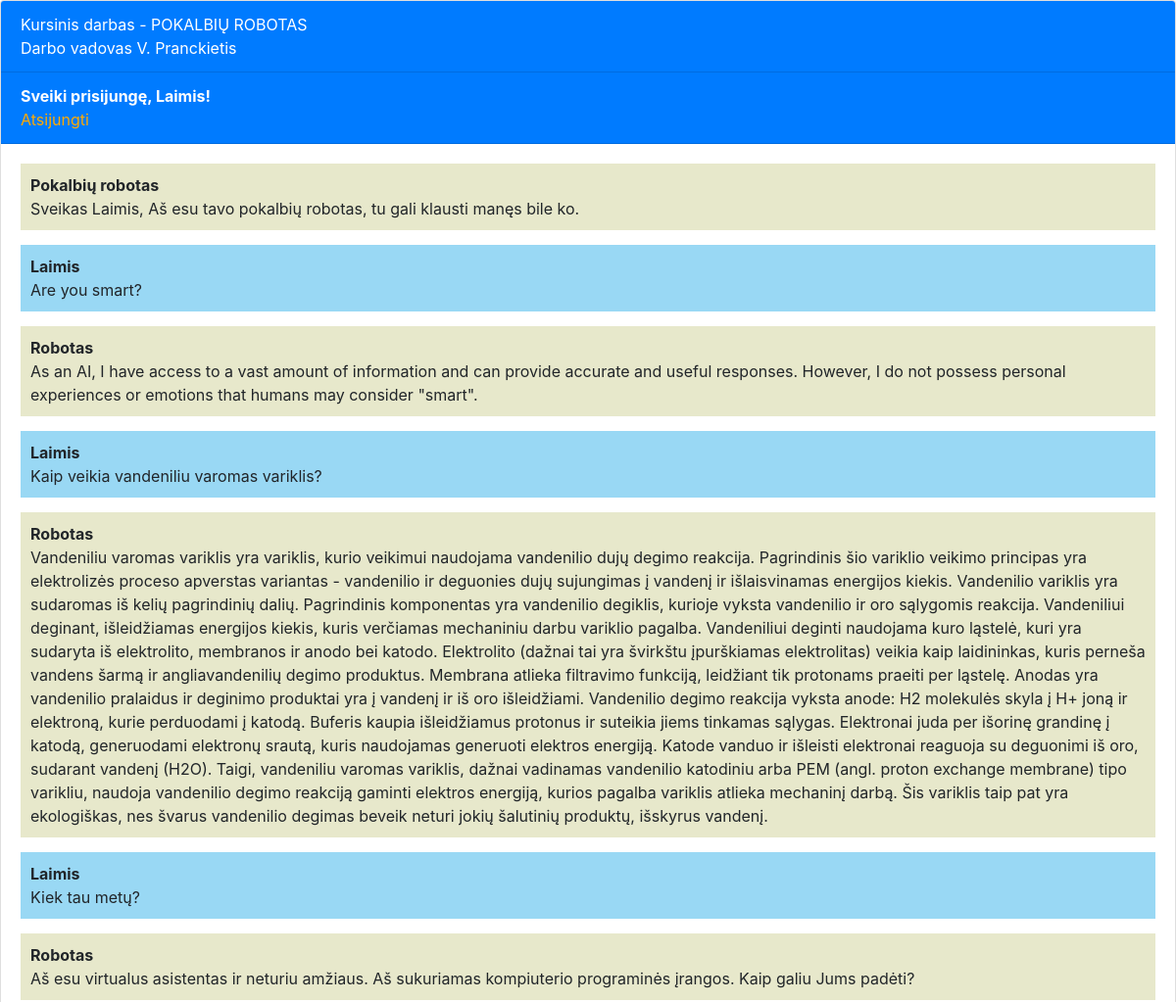
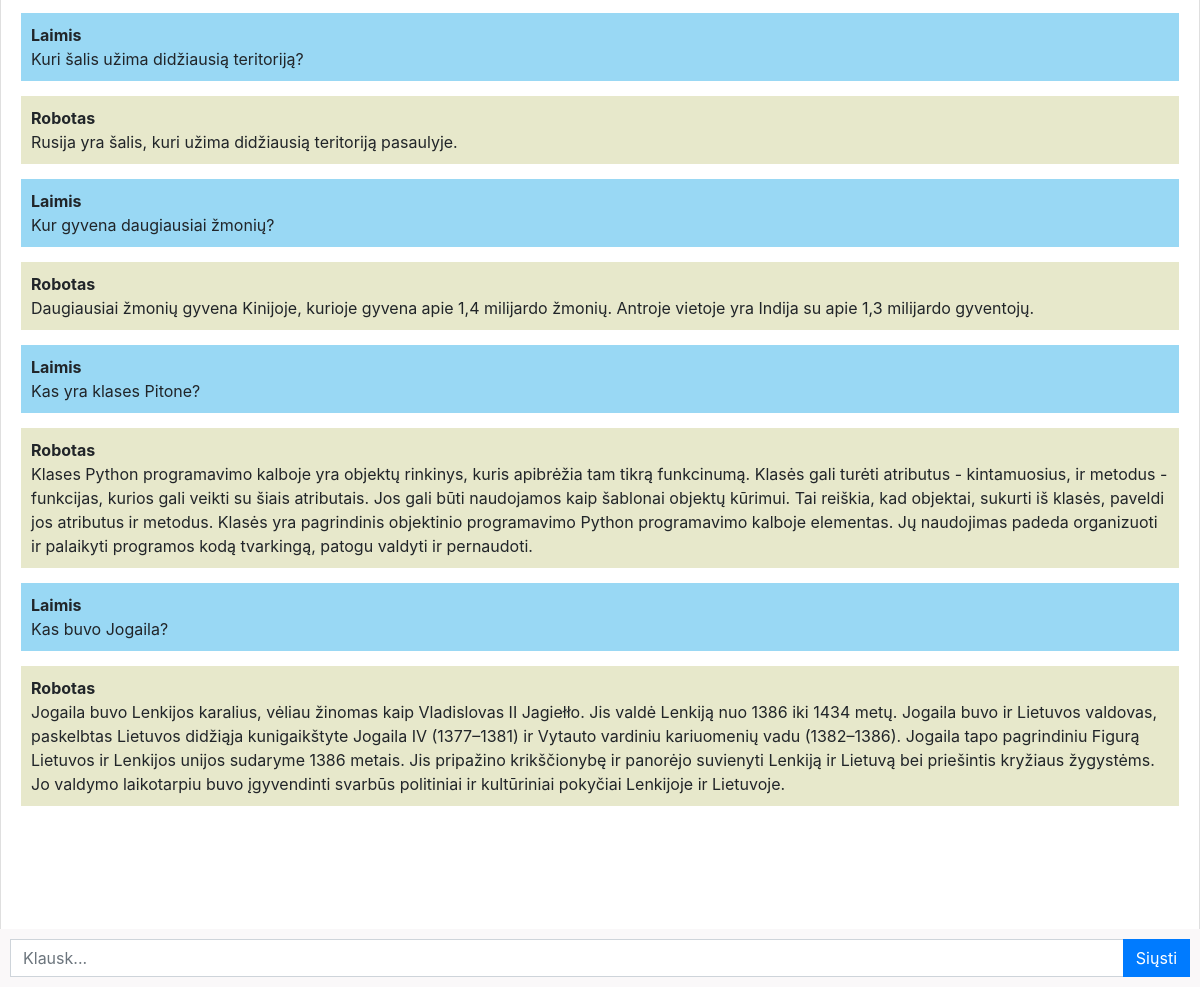
Screenshot of / (signed in) with the database file from the repository (2 pictures, top to bottom).
### chatbot/models.py (models this page shows, shortened)
class Chat(models.Model):
    user = models.ForeignKey(User, on_delete=models.CASCADE)
    message = models.TextField()
    response = models.TextField()
    created_at = models.DateTimeField(auto_now_add=True)

### chatbot/views.py (the view)
# urls.py: path('', views.chatbot, name='chatbot'),
def chatbot(request):
    chats = Chat.objects.filter(user=request.user)
    if request.method == 'POST':
        message = request.POST.get('message')
        response = ask_openai(message)
        chat = Chat(user=request.user, message=message, response=response, created_at=timezone.now())
        chat.save()
        return JsonResponse({'message': message, 'response': response})
    return render(request, 'chatbot.html', {'chats': chats})

### templates/chatbot.html (shortened to what this page needs)
{% extends 'base.html' %}
{% block content %}
<div class="chat-container">
  <div class="card flex-grow-1">
    <div class="card-header bg-primary text-white">Kursinis darbas - POKALBIŲ ROBOTAS <br /> Darbo vadovas V. Pranckietis</div>
    {% if user.is_authenticated %}
    <div class="card-header bg-primary text-white"><b>Sveiki prisijungę, {{user.username}}!</b>  <br /> <a style="color: rgb(255, 170, 0);" href="logout">Atsijungti</a></div>
    {% else %}
    <div class="card-header bg-primary text-white"><a style="color: yellow" href="login">Login</a>   <a style="color: yellow;" href="register">Register</a></div>
    {% endif %}
    <div class="card-body messages-box">
      <ul class="list-unstyled messages-list">
        <li class="message received">
          <div class="message-text">
            <div class="message-sender">
              <b>Pokalbių robotas</b>
            </div>
            <div class="message-content">
              Sveikas {{user.username}}, Aš esu tavo pokalbių robotas, tu gali klausti manęs bile ko.
            </div>
          </div>
        </li>
        {% for chat in chats %}
          {% if chat.user == request.user %}
            <li class="message sent">
          <div class="message-text">
            <div class="message-sender">
              <b>{{user.username}}</b>
            </div>
            <div class="message-content">
              {{chat.message}}
            </div>
          </div>
        </li>
        <li class="message received">
          <div class="message-text">
            <div class="message-sender">
              <b>Robotas</b>
            </div>
            <div class="message-content">
              {{chat.response}}
            </div>
          </div>
        </li>
          {% endif %}
        {% endfor %}
      </ul>
    </div>
    <br><br>
    <br><br>
    <br><br>
  </div>
  <form class="message-form">
    <div class="input-group">
      <input type="text" class="form-control message-input" placeholder="Klausk...">
      <div class="input-group-append">
        <button type="submit" class="btn btn-primary btn-send">Siųsti</button>
      </div>
    </div>
  </form>
</div>
{% endblock %}

### templates/base.html (shortened to what this page needs)
<!DOCTYPE html>
<html lang="en">
  <head>
    <link rel="stylesheet" href="https://stackpath.bootstrapcdn.com/bootstrap/4.3.1/css/bootstrap.min.css">
  </head>
  <body>
    {% block content %}{% endblock %}
  </body>
</html>

### templates/chatbot.html (style rules this page uses)
body, html { height: 100%; }
.messages-box { flex: 1; overflow-y: auto; }
.messages-list { padding-left: 0; }
.message { margin-bottom: 15px; list-style: none; }
.message-text { padding: 10px; border-radius: 5px; }
.sent { background-color: hsl(199, 81%, 78%); align-self: flex-end; }
.received { background-color: #e7e8cb; align-self: flex-start; }
.message-form { display: flex; position: fixed; bottom: 0; left: 0; right: 0; padding: 10px; background-color: #faf8f9; }
.message-input { flex: 1; border-radius: 0; border-right: none; }
.btn-send { border-radius: 0; }
.chat-container { height: 100%; display: flex; flex-direction: column; }

### rows the page displays
Chat: message "Are you smart?", response "As an AI, I have access to a vast amount of information and can provide accurate and useful responses. However, I do not possess personal experiences or emotions that humans may consider \"smart\"."
Chat: message "Kaip veikia vandeniliu varomas variklis?", response "Vandeniliu varomas variklis yra variklis, kurio veikimui naudojama vandenilio dujų degimo reakcija. Pagrindinis šio variklio veikimo principas yra elektrolizės proceso apverstas variantas - vandenilio ir deguonies dujų sujungimas į vandenį ir išlaisvinamas energijos kiekis. Vandenilio variklis yra sudaromas iš kelių pagrindinių dalių. Pagrindinis komponentas yra vandenilio degiklis, kurioje vyksta vandenilio ir oro sąlygomis reakcija. Vandeniliui deginant, išleidžiamas energijos kiekis, kuris verčiamas mechaniniu darbu variklio pagalba. Vandeniliui deginti naudojama kuro ląstelė, kuri yra sudaryta iš elektrolito, membranos ir anodo bei katodo. Elektrolito (dažnai tai yra švirkštu…"
Chat: message "Kiek tau metų?", response "Aš esu virtualus asistentas ir neturiu amžiaus. Aš sukuriamas kompiuterio programinės įrangos. Kaip galiu Jums padėti?"
Chat: message "Kuri šalis užima didžiausią teritoriją?", response "Rusija yra šalis, kuri užima didžiausią teritoriją pasaulyje."
Chat: message "Kur gyvena daugiausiai žmonių?", response "Daugiausiai žmonių gyvena Kinijoje, kurioje gyvena apie 1,4 milijardo žmonių. Antroje vietoje yra Indija su apie 1,3 milijardo gyventojų."
Chat: message "Kas yra klases Pitone?", response "Klases Python programavimo kalboje yra objektų rinkinys, kuris apibrėžia tam tikrą funkcinumą. Klasės gali turėti atributus - kintamuosius, ir metodus - funkcijas, kurios gali veikti su šiais atributais. Jos gali būti naudojamos kaip šablonai objektų kūrimui. Tai reiškia, kad objektai, sukurti iš klasės, paveldi jos atributus ir metodus. Klasės yra pagrindinis objektinio programavimo Python programavimo kalboje elementas. Jų naudojimas padeda organizuoti ir palaikyti programos kodą tvarkingą, patogu valdyti ir pernaudoti."
Chat: message "Kas buvo Jogaila?", response "Jogaila buvo Lenkijos karalius, vėliau žinomas kaip Vladislovas II Jagiełło. Jis valdė Lenkiją nuo 1386 iki 1434 metų. Jogaila buvo ir Lietuvos valdovas, paskelbtas Lietuvos didžiąja kunigaikštyte Jogaila IV (1377–1381) ir Vytauto vardiniu kariuomenių vadu (1382–1386). Jogaila tapo pagrindiniu Figurą Lietuvos ir Lenkijos unijos sudaryme 1386 metais. Jis pripažino krikščionybę ir panorėjo suvienyti Lenkiją ir Lietuvą bei priešintis kryžiaus žygystėms. Jo valdymo laikotarpiu buvo įgyvendinti svarbūs politiniai ir kultūriniai pokyčiai Lenkijoje ir Lietuvoje."

### other values shown
{{ user.username }} "Laimis"
